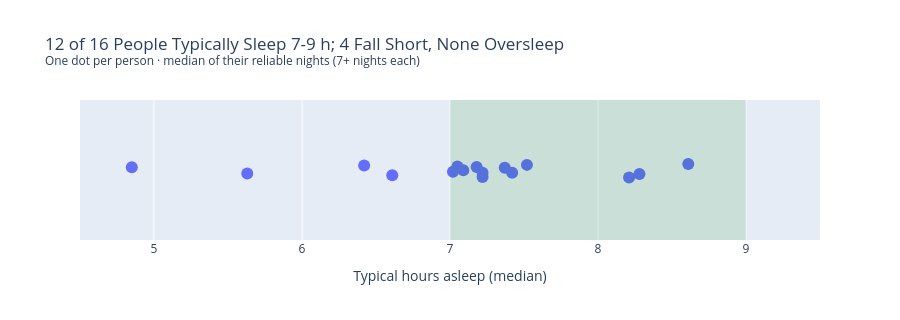

Notebook code cell kept with this figure:
### Code cell
fig = px.strip(people, x="typical_sleep_hours",
               hover_data=["user_id", "reliable_nights"],
               title="12 of 16 People Typically Sleep 7-9 h; 4 Fall Short, None Oversleep"
      "<br><sup>One dot per person · median of their reliable nights (7+ nights each)</sup>",
               labels={"typical_sleep_hours": "Typical hours asleep (median)"})
fig.add_vrect(x0=7, x1=9, fillcolor="green", opacity=0.12, line_width=0)
fig.update_traces(marker_size=12)
fig.update_xaxes(range=[4.5, 9.5])
fig.update_layout(height=320)
fig.show()

### Figure 1 — Plotly figure (JSON) as saved in the notebook; plotly's stock layout.template omitted (floating-point values rounded to 4 significant figures)
{"data": [{"alignmentgroup": "True", "boxpoints": "all", "customdata": [["1503960366", 25], ["2026352035", 28], ["2347167796", 15], ["3977333714", 27], ["4020332650", 7], ["4319703577", 25], ["4388161847", 20], ["4445114986", 26], ["4702921684", 27], ["5553957443", 31], ["5577150313", 25], ["6117666160", 18], ["6962181067", 31], ["7086361926", 24], ["8378563200", 31], ["8792009665", 15]], "fillcolor": "rgba(255,255,255,0)", "hoveron": "points", "hovertemplate": "Typical hours asleep (median)=%{x}<br>user_id=%{customdata[0]}<br>reliable_nights=%{customdata[1]}<extra></extra>", "legendgroup": "", "line": {"color": "rgba(255,255,255,0)"}, "marker": {"color": "#636efa", "size": 12}, "name": "", "offsetgroup": "", "orientation": "h", "pointpos": 0, "showlegend": false, "type": "box", "x": [5.63, 8.61, 7.42, 4.85, 6.42, 8.28, 7.09, 6.61, 7.02, 7.22, 7.18, 8.21, 7.37, 7.52, 7.22, 7.05], "x0": " ", "xaxis": "x", "y0": " ", "yaxis": "y"}], "layout": {"boxmode": "group", "height": 320, "legend": {"tracegroupgap": 0}, "shapes": [{"fillcolor": "green", "line": {"width": 0}, "opacity": 0.12, "type": "rect", "x0": 7, "x1": 9, "xref": "x", "y0": 0, "y1": 1, "yref": "y domain"}], "title": {"text": "12 of 16 People Typically Sleep 7-9 h; 4 Fall Short, None Oversleep<br><sup>One dot per person · median of their reliable nights (7+ nights each)</sup>"}, "xaxis": {"anchor": "y", "domain": [0, 1], "range": [4.5, 9.5], "title": {"text": "Typical hours asleep (median)"}}, "yaxis": {"anchor": "x", "domain": [0, 1]}}}
